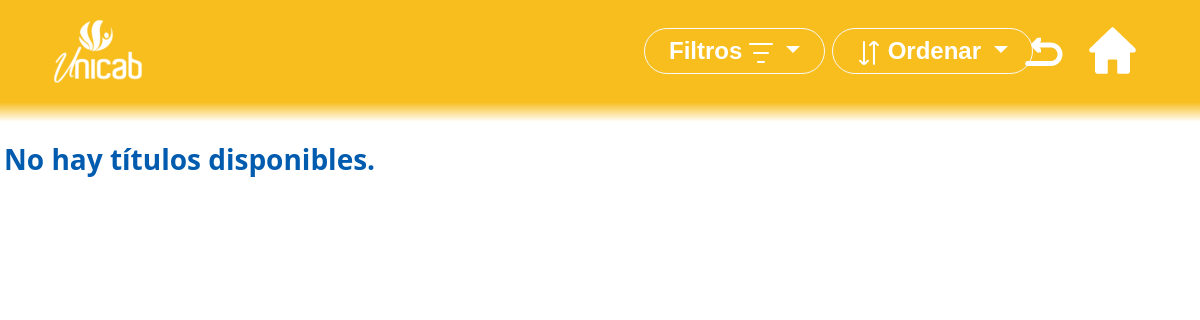
/pages/busqueda_giu.php, run on an earlier commit of the app's database.
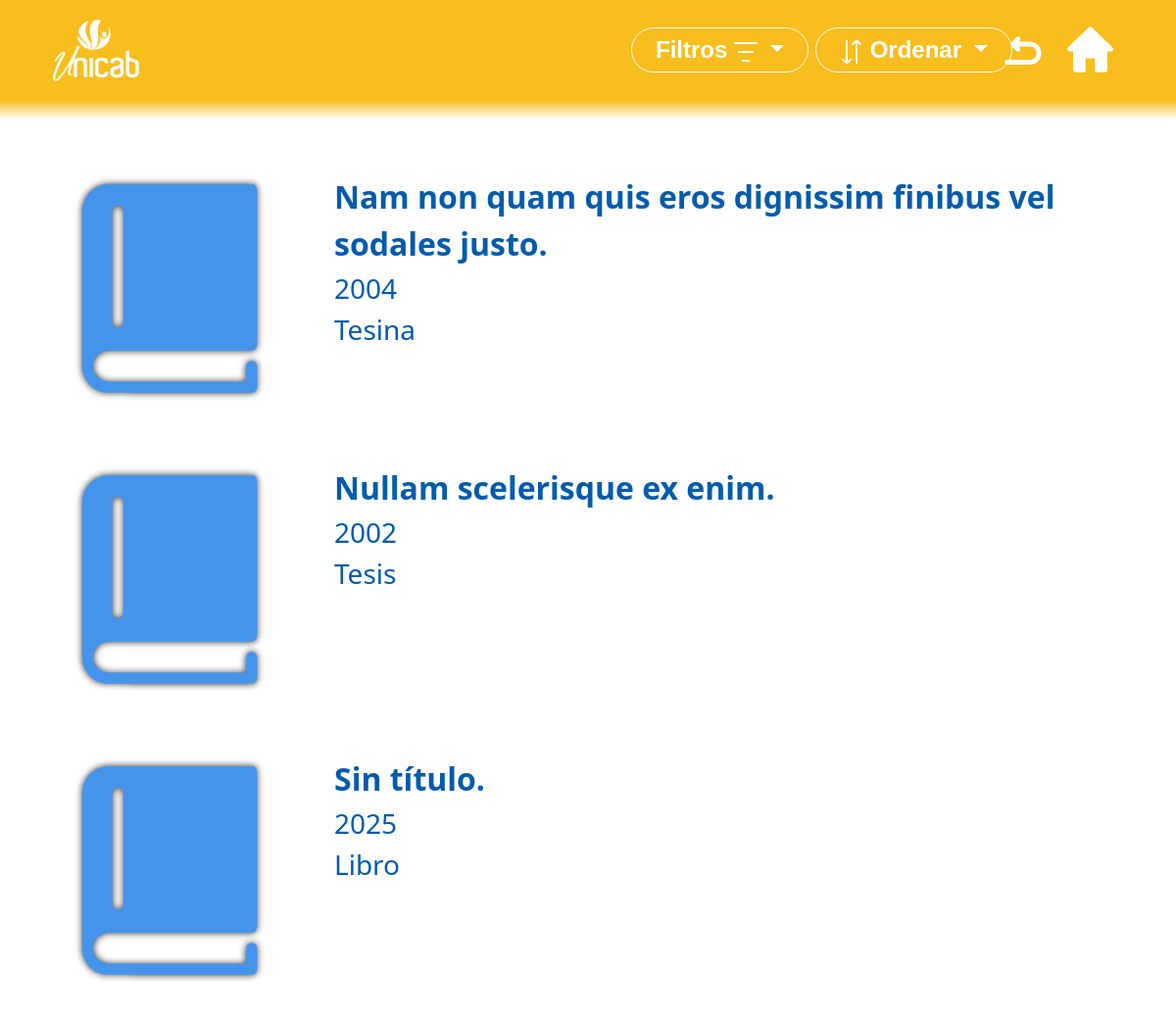
And on a later commit of the database.
### tables this page shows
CREATE TABLE `tbl_libros` (
  `libro_id` int(10) unsigned NOT NULL AUTO_INCREMENT,
  `libro_titulo` varchar(500) NOT NULL DEFAULT 'Sin título.',
  `libro_año` smallint(4) DEFAULT NULL,
  `libro_idioma` varchar(23) NOT NULL DEFAULT 'Español',
  `libro_tipo` varchar(30) NOT NULL DEFAULT 'Libro',
  `libro_pensamiento` enum('Bioético','Español','Inglés','Matemático','Social','Tecnológico') DEFAULT NULL,
  `libro_isbn` tinytext DEFAULT NULL,
  `libro_resumen` text DEFAULT NULL,
  `libro_enlace` mediumtext NOT NULL,
  `libro_creacion` date DEFAULT NULL,
  `libro_modificacion` date DEFAULT NULL,
  `libro_pais` varchar(50) NOT NULL DEFAULT 'Colombia',
  `libro_imagen` mediumtext DEFAULT NULL,
  `libro_giu` tinyint(1) DEFAULT 0,
  PRIMARY KEY (`libro_id`),
  KEY `idx_libro` (`libro_titulo`)
);

### pages/busqueda_giu.php (the view, shortened to what this page needs)
<?php
require "../database/conexion.php";
$query = isset($_GET["query"]) ? $_GET["query"] : "";
$orden = isset($_GET["orden"]) ? $_GET["orden"] : "relevancia";
$sql = "SELECT libro_id, libro_imagen, libro_titulo, libro_año, libro_tipo FROM tbl_libros
WHERE libro_titulo LIKE ? AND libro_giu = 1";
$params = ["%$query%"];
$types = "s";
if ($orden == "ano_asc") {
    $sql .= " ORDER BY libro_año ASC";
} elseif ($orden == "ano_desc") {
    $sql .= " ORDER BY libro_año DESC";
} else {
    $sql .= " ORDER BY libro_titulo ASC";
}
if($stmt = $mysqli1->prepare($sql)) {
    $stmt->bind_param($types, ...$params);
    $stmt->execute();
    $resultado = $stmt->get_result();
    $libros = [];
    while ($fila = $resultado->fetch_assoc()) {
        $libro_id = $fila["libro_id"];
        if(!isset($libros[$libro_id])) {
            $libros[$libro_id] = [
                "id" => $fila["libro_id"],
                "imagen" => $fila["libro_imagen"],
                "titulo" => $fila["libro_titulo"],
                "año" => $fila["libro_año"],
                "genero" => $fila["libro_tipo"],
            ];
        }
    }
}
?>
<!DOCTYPE html>
<html lang="en">
<head>
    <link rel="stylesheet" href="../css/bootstrap.min.css">
    <link rel="stylesheet" href="../css/pages/busqueda_giu.css">
</head>
<body>
    <div class="vh-100 vw-100">
        <header class="container-fluid py-1 bg-secondary w-100 h-20">
            <div class="row align-items-center text-center text-white">
                <div class="col-6 text-start px-5">
                    <img src="../img/logo.png" alt="Logo UNICAB">
                </div>
                <form class="col-4 row" id="filtros-form" action="busqueda_giu.php" method="GET">
                    <div class="col-6 text-end">
                        <div class="dropdown form-select-lg">
                            <button id="filtro-padre" type="button" class="boton-padre hover text-white btn btn-transparent text-start rounded-pill p-1 px-4 m-3 fw-bolder fs-4 mondapick-font border-light dropdown-toggle" data-bs-toggle="dropdown" aria-expanded="false">
                                Filtros
                                <img src="../img/filtro.png" alt="Filtro">
                            </button>
                        </div>
                    </div>
                    <div class="col-6 text-start">
                        <div class="dropdown form-select-lg">
                            <button type="button" class="boton-padre btn btn-transparent hover text-white text-start rounded-pill p-1 px-4 m-3 fw-bolder fs-4 mondapick-font border-light dropdown-toggle" data-bs-toggle="dropdown" aria-expanded="false">
                               <img src="../img/orden.png" alt="Orden">
                                Ordenar
                            </button>
                        </div>
                    </div>
                </form>
                <div class="col-1 text-end">
                    <a href="giu.php">
                        <img src="../img/volver.png" alt="Volver">
                    </a>
                </div>
                <div class="col-1 text-start">
                    <a href="../index.php">
                        <img src="../img/inicio.png" alt="Inicio">
                    </a>
                </div>
            </div>
        </header>
        <div class="gradient"></div>
        <section class="pb-5">
            <?php if (!empty($libros)): ?>
                <?php foreach ($libros as $libro): ?>
                    <article class="row align-items-start m-5">
                        <div class="col-3">
                            <a href="libro_giu.php?id=<?php echo urlencode($libro["id"]); ?>" class="btn">
                                <?php if (!empty($libro["imagen"])): ?>
                                    <img src="<?php echo htmlspecialchars($libro["imagen"]); ?>" alt="libro" class="libro-imagen text-start">
                                <?php else: ?>
                                    <img src="../img/libro.png" alt="libro">
                                <?php endif; ?>
                            </a>
                        </div>
                        <div class="col-9 px-1">
                            <a href="libro_giu.php?id=<?php echo urlencode($libro["id"]); ?>" class="btn text-blue text-start">
                                <p class="fw-bold fs-2 m-0">
                                    <?php echo htmlspecialchars($libro["titulo"]); ?>
                                </p>
                                <p class="fs-3 m-0">
                                    <?php echo htmlspecialchars($libro["año"]); ?>
                                </p>
                                <p class="fs-3 m-0">
                                    <?php echo htmlspecialchars($libro["genero"]); ?>
                                </p>
                            </a>
                        </div>
                    </article>
                <?php endforeach; ?>
            <?php else: ?>
                <p class="my-3 text-blue text-start px-1 fw-bolder fs-3">
                    No hay títulos disponibles.
                </p>
            <?php endif; ?>
        </section>
    </div>
</body>
</html>

### css/pages/busqueda_giu.css (style rules this page uses)
.bg-secondary { background-color: #f7be1e !important; }
.text-blue { color: #015bae !important }
.mondapick-font { font-family: 'Mondapick', sans-serif; color: white; font-size: 50px; }
.gradient { width: 100%; height: 20px; background-image: linear-gradient(#f7be1e, white); }

What changed in the data, as far as the page shows it:
added tbl_libros: libro_titulo "Nam non quam quis eros dignissim finibus vel sodales justo.", libro_año "2004", libro_tipo "Tesina"
added tbl_libros: libro_titulo "Nullam scelerisque ex enim.", libro_año "2002", libro_tipo "Tesis"
added tbl_libros: libro_titulo "Sin título.", libro_año "2025", libro_tipo "Libro"
Also different on the page:
text no longer shown: "No hay títulos disponibles."
